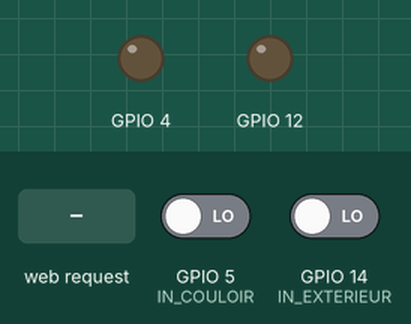
Bench run of a sketch on a simulated ESP8266 (NodeMCU). Shown: output pins drawn as LEDs (lit = HIGH). The test bench sets the inputs (shaded band); at power-on: GPIO 5 (IN_COULOIR) LOW, GPIO 14 (IN_EXTERIEUR) LOW. WiFi joins after 1.5 s; servers stay silent unless stated; what the sketch prints to the serial monitor is not drawn.

Above: at 2.7 s.
2.8 s: HTTP request GET /couloir received
At 2.9 s:
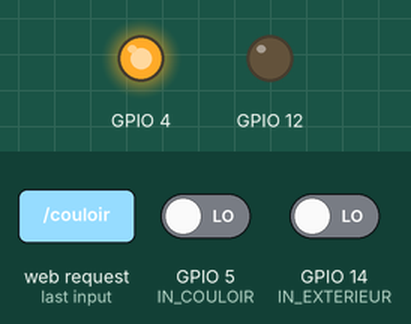
4.5 s: HTTP request GET /exterieur received
At 4.6 s:
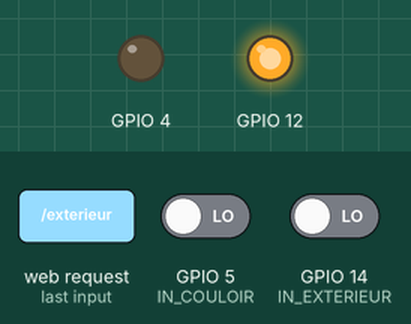
Timing chart, 0 to 7.5 s (numbered marks = the images above; inputs shaded):
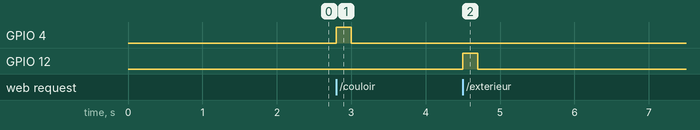

Measured:
- after the input at 2.8 s, GPIO 4: LOW → HIGH at once, → LOW 0.20 s later
- after the input at 4.5 s, GPIO 12: LOW → HIGH at once, → LOW 0.20 s later

The sketch:

Telerupteurs.ino
```cpp
#include <ESP8266WiFi.h>
#include <WiFiClient.h>
#include <ESP8266WebServer.h>

#ifndef STASSID
#define STASSID "your-ssid" // SSID du wifi
#define STAPSK  "your-password" // Mot de passe du wifi
#endif

// On défini la durée d'une impulsion standard
#define DELAY_IMPULSION 200

// On défini les pin utilisés
#define IN_COULOIR 5
#define IN_EXTERIEUR 14

#define OUT_COULOIR 4
#define OUT_EXTERIEUR 12


const char* ssid = STASSID;
const char* password = STAPSK;

ESP8266WebServer server(80);

/**
 * Cette fonction est appelée dans le cas où l'url est '/' (racine)
 */
void handleRoot() {
  // On retourne un message texte
  sendTextMessage("Bonjour, je suis esp8266 !");
}

/**
 * Cette fonction est appelée dans le cas où l'url demandée n'est pas gérée
 */
void handleNotFound() {
  // On construit un message d'erreur
  String message = "Impossible d'accéder à ce fichier\n\n";
  message += "URL: ";
  message += server.uri();
  message += "\nMéthode: ";
  message += (server.method() == HTTP_GET) ? "GET" : "POST";
  message += "\nArguments: ";
  message += server.args();
  message += "\n";
  for (uint8_t i = 0; i < server.args(); i++) {
    message += " " + server.argName(i) + ": " + server.arg(i) + "\n";
  }

  // On retourne un message
  sendError(message);
}

// Envoie un message avec un code d'erreur (404 Not found)
void sendError(String txtMsg) {
  server.send(404, "text/plain", txtMsg);
}

// Envoie un message avec un code valide (200 OK)
void sendTextMessage(String txtMsg) {
  server.send(200, "text/plain", txtMsg);
}


////////////////////////////////////////////////////////////////
//                                                            //
//                           Outils                           //
//                                                            //
////////////////////////////////////////////////////////////////

// La fonction va activer le pin pendant la durée définie dans les paramètres
// Par défaut, si on ne donne pas de paramètre, la durée sera de 200ms
void impulsion(int pin, int millis = DELAY_IMPULSION) {
  activer(pin);
  delay(millis);
  desactiver(pin);
  delay(millis);
}

// Défini le pin en paramètre en mode OUTPUT et passe sa valeur à LOW = 0 par défaut
void modeSortie(int pin, int etatInitial = LOW) {
  pinMode(pin, OUTPUT);
}

// Défini la pin en paramètre en mode INPUT
void modeEntree(int pin) {
  pinMode(pin, INPUT);
}

// Passe le pin en valeur haute (HIGH = 1)
void activer(int pin) {
  digitalWrite(pin, HIGH);
}

// Passe le pin en valeur basse (LOW = 0)
void desactiver(int pin) {
  digitalWrite(pin, LOW);
}

// La fonction retoure une chaîne de caractère "allumé" ou "éteint" selon si l'état est 1 ou 0
String etatEnTexte(int etat) {
  return etat > 0 ? "éteint" : "allumé";
}


////////////////////////////////////////////////////////////////
//                                                            //
//             Gestion des routes personnalisées              //
//                                                            //
////////////////////////////////////////////////////////////////

// Fonction appelée pour répondre à la requête "/couloir"
void handleCouloir() {
  impulsion(OUT_COULOIR); // On appelle la fonction impulsion

  int etat = digitalRead(IN_COULOIR); // On lit l'état actuel du pin
  sendTextMessage("Le couloir est " + etatEnTexte(etat)); // On envoi un message au client
}

// Fonction appelée pour répondre à la requête "/exterieur"
void handleExterieur() {
  impulsion(OUT_EXTERIEUR);

  int etat = digitalRead(IN_EXTERIEUR);
  sendTextMessage("L'extérieur est " + etatEnTexte(etat));
}

// Fonction appelée pour répondre à la requête "/quel-etat"
void handleQuelEtat() {
  int etat_couloir = digitalRead(IN_COULOIR);
  int etat_exterieur = digitalRead(IN_EXTERIEUR);

  sendTextMessage("Le couloir est " + etatEnTexte(etat_couloir) + " et l'extérieur est " + etatEnTexte(etat_exterieur));
}


////////////////////////////////////////////////////////////////
//                                                            //
//                        Application                         //
//                                                            //
////////////////////////////////////////////////////////////////

/**
 * 1. Initialisation de la connexion wifi
 * 2. Définition des routes (url)
 * 3. Démarrage du serveur
 */
void setup(void) {
  Serial.begin(115200); // On initialise le port pour communiquer
  WiFi.mode(WIFI_STA); // On paramètre le wifi en mode station
  WiFi.begin(ssid, password); // On se connecte au wifi
  Serial.println("");

  // On attends que la connexion soit établie
  while (WiFi.status() != WL_CONNECTED) {
    delay(500);
    Serial.print(".");
  }
  Serial.println("");
  Serial.print("Connecté sur ");
  Serial.println(ssid);
  Serial.print("Adresse IP : ");
  Serial.println(WiFi.localIP());

  // Préparation des GPIO
  modeEntree(IN_COULOIR);
  modeEntree(IN_EXTERIEUR);

  modeSortie(OUT_COULOIR);
  modeSortie(OUT_EXTERIEUR);

  // Paramétrage des "routes"
  // Cas où on demande d'accéder à la racine '/'
  server.on("/", handleRoot); // Quand la requête est '/' on appelle la fonction handleRoot

  // Gestion des routes personnalisées
  server.on("/couloir", handleCouloir);
  server.on("/exterieur", handleExterieur);
  server.on("/quel-etat", handleQuelEtat);

  // Dans tous les autres cas, on appelle la fonction qui renvoie le message d'erreur
  server.onNotFound(handleNotFound); // Quand la requête n'est pas une route connu, on appelle la méthode de génération de message d'erreur

  // On lance le serveur web
  server.begin();
  Serial.println("Le serveur HTTP est démarré");
}

// On intercepte les requêtes
void loop(void) {
  server.handleClient();
}
```
